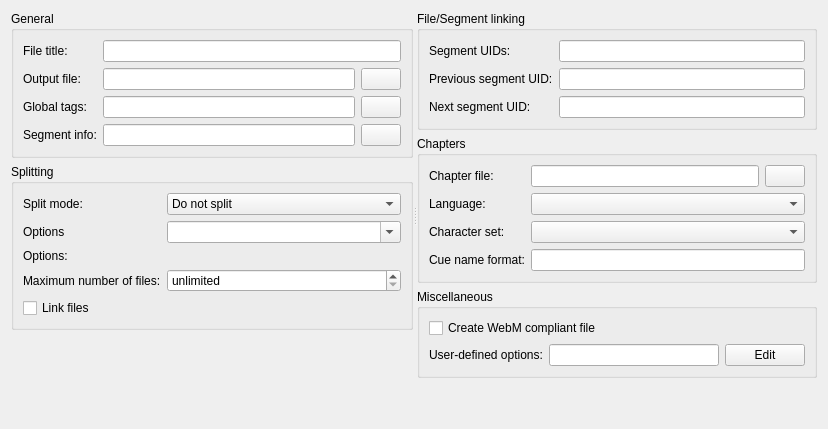
     <widget class="QWidget" name="outputTab">
      <attribute name="title">
       <string>Output</string>
      </attribute>
      <layout class="QVBoxLayout" name="verticalLayout_3">
       <item>
        <widget class="QSplitter" name="outputSplitter">
         <property name="orientation">
          <enum>Qt::Horizontal</enum>
         </property>
         <property name="childrenCollapsible">
          <bool>false</bool>
         </property>
         <widget class="QWidget" name="layoutWidget4">
          <layout class="QVBoxLayout" name="verticalLayout_7">
           <item>
            <widget class="QGroupBox" name="generalBox">
             <property name="title">
              <string>General</string>
             </property>
             <layout class="QGridLayout" name="gridLayout">
              <item row="0" column="0">
               <widget class="QLabel" name="titleLael">
                <property name="text">
                 <string>File title:</string>
                </property>
                <property name="buddy">
                 <cstring>title</cstring>
                </property>
               </widget>
              </item>
              <item row="0" column="1">
               <widget class="QLineEdit" name="title"/>
              </item>
              <item row="1" column="0">
               <widget class="QLabel" name="outputLabel">
                <property name="text">
                 <string>Output file:</string>
                </property>
                <property name="buddy">
                 <cstring>output</cstring>
                </property>
               </widget>
              </item>
              <item row="1" column="1">
               <layout class="QHBoxLayout" name="horizontalLayout_6">
                <item>
                 <widget class="QLineEdit" name="output"/>
                </item>
                <item>
                 <widget class="QPushButton" name="browseOutput">
                  <property name="text">
                   <string/>
                  </property>
                  <property name="icon">
                   <iconset>
                    <normaloff>:/icons/16x16/code-class.png</normaloff>:/icons/16x16/code-class.png</iconset>
                  </property>
                 </widget>
                </item>
               </layout>
              </item>
              <item row="2" column="0">
               <widget class="QLabel" name="globalTagsLabel">
                <property name="text">
                 <string>Global tags:</string>
                </property>
                <property name="buddy">
                 <cstring>globalTags</cstring>
                </property>
               </widget>
              </item>
              <item row="2" column="1">
               <layout class="QHBoxLayout" name="horizontalLayout_7">
                <item>
                 <widget class="QLineEdit" name="globalTags"/>
                </item>
                <item>
                 <widget class="QPushButton" name="browseGlobalTags">
                  <property name="text">
                   <string/>
                  </property>
                  <property name="icon">
                   <iconset>
                    <normaloff>:/icons/16x16/code-class.png</normaloff>:/icons/16x16/code-class.png</iconset>
                  </property>
                 </widget>
                </item>
               </layout>
              </item>
              <item row="3" column="0">
               <widget class="QLabel" name="segmentInfoLabel">
                <property name="text">
                 <string>Segment info:</string>
                </property>
                <property name="buddy">
                 <cstring>segmentInfo</cstring>
                </property>
               </widget>
              </item>
              <item row="3" column="1">
               <layout class="QHBoxLayout" name="horizontalLayout_8">
                <item>
                 <widget class="QLineEdit" name="segmentInfo"/>
                </item>
                <item>
                 <widget class="QPushButton" name="browseSegmentInfo">
                  <property name="text">
                   <string/>
                  </property>
                  <property name="icon">
                   <iconset>
                    <normaloff>:/icons/16x16/code-class.png</normaloff>:/icons/16x16/code-class.png</iconset>
                  </property>
                 </widget>
                </item>
               </layout>
              </item>
             </layout>
            </widget>
           </item>
           <item>
            <widget class="QGroupBox" name="splittingBox">
             <property name="minimumSize">
              <size>
               <width>400</width>
               <height>0</height>
              </size>
             </property>
             <property name="title">
              <string>Splitting</string>
             </property>
             <layout class="QGridLayout" name="gridLayout_2">
              <item row="0" column="0">
               <widget class="QLabel" name="splitModeLabel">
                <property name="text">
                 <string>Split mode:</string>
                </property>
                <property name="buddy">
                 <cstring>splitMode</cstring>
                </property>
               </widget>
              </item>
              <item row="0" column="1">
               <widget class="QComboBox" name="splitMode">
                <item>
                 <property name="text">
                  <string>Do not split</string>
                 </property>
                </item>
                <item>
                 <property name="text">
                  <string>after output size</string>
                 </property>
                </item>
                <item>
                 <property name="text">
                  <string>after output duration</string>
                 </property>
                </item>
                <item>
                 <property name="text">
                  <string>after specific timecodes</string>
                 </property>
                </item>
                <item>
                 <property name="text">
                  <string>by parts based on timecodes</string>
                 </property>
                </item>
                <item>
                 <property name="text">
                  <string>by parts based on frame/field numbers</string>
                 </property>
                </item>
                <item>
                 <property name="text">
                  <string>after frame/field numbers</string>
                 </property>
                </item>
                <item>
                 <property name="text">
                  <string>before chapters</string>
                 </property>
                </item>
               </widget>
              </item>
              <item row="1" column="0">
               <widget class="QLabel" name="splitOptionsLabel">
                <property name="text">
                 <string>Options</string>
                </property>
                <property name="buddy">
                 <cstring>splitOptions</cstring>
                </property>
               </widget>
              </item>
              <item row="1" column="1">
               <widget class="QComboBox" name="splitOptions">
                <property name="editable">
                 <bool>true</bool>
                </property>
               </widget>
              </item>
              <item row="2" column="0">
               <widget class="QLabel" name="splittingOptionsLabel">
                <property name="text">
                 <string>Options:</string>
                </property>
               </widget>
              </item>
              <item row="3" column="0">
               <widget class="QLabel" name="splitMaxFilesLabel">
                <property name="text">
                 <string>Maximum number of files:</string>
                </property>
                <property name="buddy">
                 <cstring>splitMaxFiles</cstring>
                </property>
               </widget>
              </item>
              <item row="3" column="1">
               <widget class="QSpinBox" name="splitMaxFiles">
                <property name="specialValueText">
                 <string>unlimited</string>
                </property>
               </widget>
              </item>
              <item row="4" column="0">
               <widget class="QCheckBox" name="linkFiles">
                <property name="text">
                 <string>Link files</string>
                </property>
               </widget>
              </item>
             </layout>
            </widget>
           </item>
           <item>
            <spacer name="verticalSpacer_3">
             <property name="orientation">
              <enum>Qt::Vertical</enum>
             </property>
             <property name="sizeHint" stdset="0">
              <size>
               <width>384</width>
               <height>13</height>
              </size>
             </property>
            </spacer>
           </item>
          </layout>
         </widget>
         <widget class="QWidget" name="layoutWidget5">
          <layout class="QVBoxLayout" name="verticalLayout_8">
           <item>
            <widget class="QGroupBox" name="fileSegmentLinkingBox">
             <property name="title">
              <string>File/Segment linking</string>
             </property>
             <layout class="QGridLayout" name="gridLayout_3">
              <item row="0" column="0">
               <widget class="QLabel" name="segmentUIDsLabel">
                <property name="text">
                 <string>Segment UIDs:</string>
                </property>
                <property name="buddy">
                 <cstring>segmentUIDs</cstring>
                </property>
               </widget>
              </item>
              <item row="0" column="1">
               <widget class="QLineEdit" name="segmentUIDs"/>
              </item>
              <item row="1" column="0">
               <widget class="QLabel" name="previousSegmentUIDLabel">
                <property name="text">
                 <string>Previous segment UID:</string>
                </property>
                <property name="buddy">
                 <cstring>previousSegmentUID</cstring>
                </property>
               </widget>
              </item>
              <item row="1" column="1">
               <widget class="QLineEdit" name="previousSegmentUID"/>
              </item>
              <item row="2" column="0">
               <widget class="QLabel" name="nextSegmentUIDLabel">
                <property name="text">
                 <string>Next segment UID:</string>
                </property>
                <property name="buddy">
                 <cstring>nextSegmentUID</cstring>
                </property>
               </widget>
              </item>
              <item row="2" column="1">
               <widget class="QLineEdit" name="nextSegmentUID"/>
              </item>
             </layout>
            </widget>
           </item>
           <item>
            <widget class="QGroupBox" name="chaptersBox">
             <property name="minimumSize">
              <size>
               <width>400</width>
               <height>0</height>
              </size>
             </property>
             <property name="title">
              <string>Chapters</string>
             </property>
             <layout class="QGridLayout" name="gridLayout_4">
              <item row="0" column="0">
               <widget class="QLabel" name="chaptersLabel">
                <property name="text">
                 <string>Chapter file:</string>
                </property>
                <property name="buddy">
                 <cstring>chapters</cstring>
                </property>
               </widget>
              </item>
              <item row="0" column="1">
               <layout class="QHBoxLayout" name="horizontalLayout_9">
                <item>
                 <widget class="QLineEdit" name="chapters"/>
                </item>
                <item>
                 <widget class="QPushButton" name="browseChapters">
                  <property name="text">
                   <string/>
                  </property>
                  <property name="icon">
                   <iconset>
                    <normaloff>:/icons/16x16/code-class.png</normaloff>:/icons/16x16/code-class.png</iconset>
                  </property>
                 </widget>
                </item>
               </layout>
              </item>
              <item row="1" column="0">
               <widget class="QLabel" name="chapterLanguageLabel">
                <property name="text">
                 <string>Language:</string>
                </property>
                <property name="buddy">
                 <cstring>chapterLanguage</cstring>
                </property>
               </widget>
              </item>
              <item row="1" column="1">
               <widget class="QComboBox" name="chapterLanguage"/>
              </item>
              <item row="2" column="0">
               <widget class="QLabel" name="chapterCharacterSetLabel">
                <property name="text">
                 <string>Character set:</string>
                </property>
                <property name="buddy">
                 <cstring>chapterCharacterSet</cstring>
                </property>
               </widget>
              </item>
              <item row="2" column="1">
               <widget class="QComboBox" name="chapterCharacterSet"/>
              </item>
              <item row="3" column="0">
               <widget class="QLabel" name="chapterCueNameFormatLabel">
                <property name="text">
                 <string>Cue name format:</string>
                </property>
                <property name="buddy">
                 <cstring>chapterCueNameFormat</cstring>
                </property>
               </widget>
              </item>
              <item row="3" column="1">
               <widget class="QLineEdit" name="chapterCueNameFormat"/>
              </item>
             </layout>
            </widget>
           </item>
           <item>
            <widget class="QGroupBox" name="outputMischellaneousBox">
             <property name="title">
              <string>Miscellaneous</string>
             </property>
             <layout class="QVBoxLayout" name="verticalLayout_6">
              <item>
               <widget class="QCheckBox" name="webmMode">
                <property name="text">
                 <string>Create WebM compliant file</string>
                </property>
               </widget>
              </item>
              <item>
               <layout class="QHBoxLayout" name="horizontalLayout_10">
                <item>
                 <widget class="QLabel" name="userDefinedOptionsLabel">
                  <property name="text">
                   <string>User-defined options:</string>
                  </property>
                  <property name="buddy">
                   <cstring>userDefinedOptions</cstring>
                  </property>
                 </widget>
                </item>
                <item>
                 <widget class="QLineEdit" name="userDefinedOptions"/>
                </item>
                <item>
                 <widget class="QPushButton" name="editUserDefinedOptions">
                  <property name="text">
                   <string>Edit</string>
                  </property>
                 </widget>
                </item>
               </layout>
              </item>
             </layout>
            </widget>
           </item>
           <item>
            <spacer name="verticalSpacer_4">
             <property name="orientation">
              <enum>Qt::Vertical</enum>
             </property>
             <property name="sizeHint" stdset="0">
              <size>
               <width>20</width>
               <height>40</height>
              </size>
             </property>
            </spacer>
           </item>
          </layout>
         </widget>
        </widget>
       </item>
      </layout>
     </widget>
